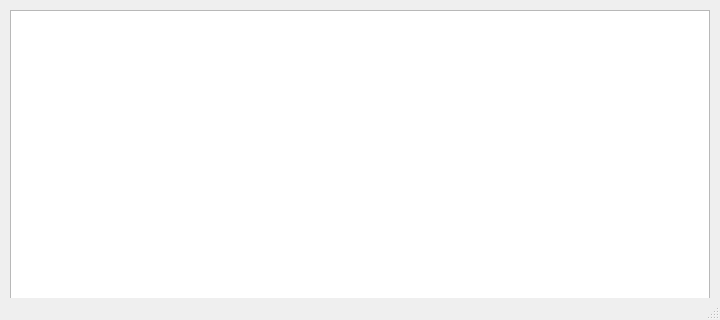
<?xml version="1.0" encoding="UTF-8"?>
<ui version="4.0">
 <class>History</class>
 <widget class="QMainWindow" name="History">
  <property name="enabled">
   <bool>true</bool>
  </property>
  <property name="geometry">
   <rect>
    <x>0</x>
    <y>0</y>
    <width>720</width>
    <height>320</height>
   </rect>
  </property>
  <property name="sizePolicy">
   <sizepolicy hsizetype="Fixed" vsizetype="Fixed">
    <horstretch>0</horstretch>
    <verstretch>0</verstretch>
   </sizepolicy>
  </property>
  <property name="minimumSize">
   <size>
    <width>720</width>
    <height>320</height>
   </size>
  </property>
  <property name="maximumSize">
   <size>
    <width>720</width>
    <height>320</height>
   </size>
  </property>
  <property name="mouseTracking">
   <bool>false</bool>
  </property>
  <property name="acceptDrops">
   <bool>false</bool>
  </property>
  <property name="windowTitle">
   <string>History</string>
  </property>
  <widget class="QWidget" name="centralwidget">
   <widget class="QTableView" name="tableOfHist">
    <property name="geometry">
     <rect>
      <x>10</x>
      <y>10</y>
      <width>700</width>
      <height>290</height>
     </rect>
    </property>
   </widget>
  </widget>
  <widget class="QMenuBar" name="menubar">
   <property name="geometry">
    <rect>
     <x>0</x>
     <y>0</y>
     <width>720</width>
     <height>20</height>
    </rect>
   </property>
  </widget>
  <widget class="QStatusBar" name="statusbar"/>
 </widget>
 <resources/>
 <connections/>
</ui>
